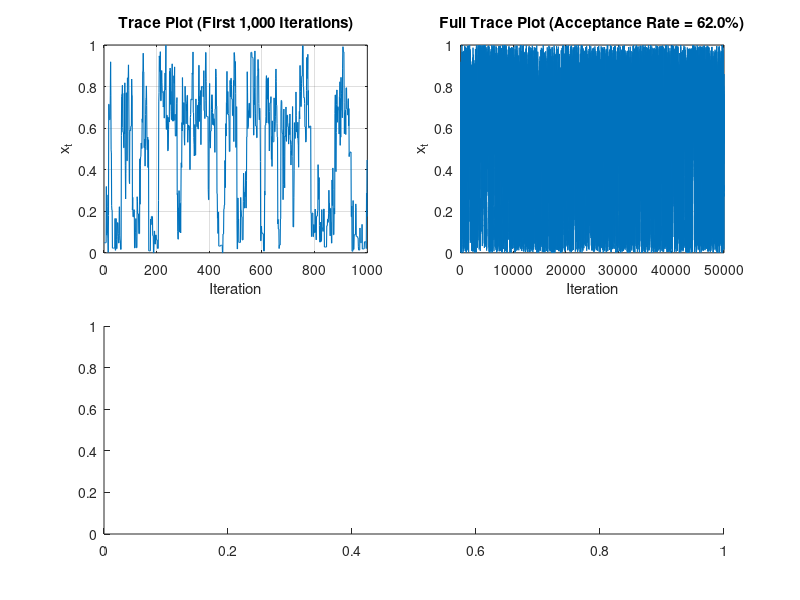

Recreate this plot in MATLAB. (Note: this script raises an error after producing the figure.)
00000000000%% Metropolis-Hastings Sampling on [0, 1]
% Target: p(x) proportional to exp(-5*(x - 0.5)^2) * cos(3*pi*x) + 1 on [0, 1]

clear; clc; close all;
rng(42); % For reproducibility

%% 1. Define Unnormalized Target Density and Normalizing Constant
p_tilde = @(x) (x >= 0 & x <= 1) .* (exp(-5 * (x - 0.5).^2) .* cos(3 * pi * x) + 1);

% Compute normalizing constant Z via numerical integration (for plotting true density)
Z = integral(p_tilde, 0, 1);
p_true = @(x) p_tilde(x) / Z;

%% 2. Run Metropolis-Hastings Sampler
N = 50000;          % Total number of iterations
burn_in = 5000;     % Burn-in samples to discard
sigma = 0.2;        % Proposal standard deviation (Gaussian random walk)
x0 = 0.05;          % Initial state near boundary to observe burn-in/exploration

samples = zeros(N, 1);
samples(1) = x0;
accepted = 0;

for t = 1:(N - 1)
    x_curr = samples(t);
    
    % Symmetric Gaussian proposal: x* ~ N(x_curr, sigma^2)
    x_prop = x_curr + sigma * randn();
    
    % Acceptance ratio (symmetric proposal cancels q terms; out-of-bounds has p_tilde = 0)
    if x_prop >= 0 && x_prop <= 1
        alpha = min(1, p_tilde(x_prop) / p_tilde(x_curr));
    else
        alpha = 0;
    end
    
    % Accept or reject
    if rand() <= alpha
        samples(t + 1) = x_prop;
        accepted = accepted + 1;
    else
        samples(t + 1) = x_curr;
    end
end

accept_rate = accepted / (N - 1);
fprintf('Acceptance rate (sigma = %.2f): %.2f%%\n', sigma, 100 * accept_rate);

%% 3. Visualize Chain Exploration & Compare Histogram to True Density
figure('Position', [100, 100, 1000, 750]);

% Subplot 1: Trace plot of the first 1,000 steps (shows exploration across [0, 1])
subplot(2, 2, 1);
plot(1:1000, samples(1:1000), 'LineWidth', 0.8);
ylim([0, 1]);
xlabel('Iteration');
ylabel('x_t');
title('Trace Plot (First 1,000 Iterations)');
grid on;

% Subplot 2: Full trace plot
subplot(2, 2, 2);
plot(1:N, samples, 'LineWidth', 0.3);
ylim([0, 1]);
xlabel('Iteration');
ylabel('x_t');
title(sprintf('Full Trace Plot (Acceptance Rate = %.1f%%)', 100 * accept_rate));
grid on;

% Subplot 3: Normalized histogram vs. true density (post burn-in)
subplot(2, 2, [3, 4]);
post_burnin = samples((burn_in + 1):end);
histogram(post_burnin, 50, 'Normalization', 'pdf', ...
    'FaceColor', [0.3, 0.6, 0.85], 'EdgeColor', 'white');
hold on;

x_grid = linspace(0, 1, 500);
plot(x_grid, p_true(x_grid), 'r-', 'LineWidth', 2.2);
hold off;

xlim([0, 1]);
xlabel('x');
ylabel('Probability Density');
title(sprintf('Sample Histogram (N = %d, Burn-in = %d) vs. True Density p(x)', N, burn_in));
legend('MH Sample Histogram', 'True Normalized Density p(x)', 'Location', 'northeast');
grid on;
